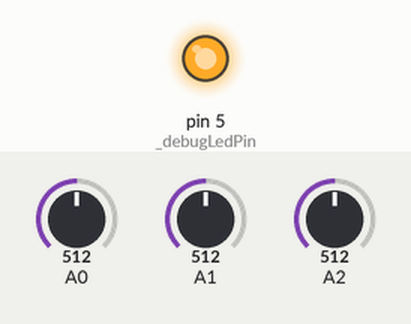
Bench run of a sketch on a simulated Arduino Uno, built with avr-gcc and run on an emulated ATmega328P. Parts: output pins drawn as LEDs (lit = HIGH). Inputs (shaded band) come from the test bench; at power-on: A0 = 512, A1 = 512, A2 = 512. What the sketch prints to the serial monitor is not drawn.

Above: at 0.1 s.
Timing chart, 0 to 1.6 s (numbered marks = the images above):
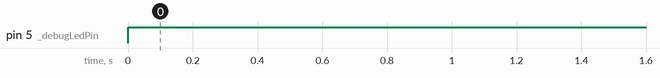

The sketch:

senstat_proto_firmware.ino
```cpp
/*
This is for prototype firmware.
Written by chabashilah.
 */
#define COUNTER_MAX 10000
int _val=0;
int _debugLedPin = 5;
int _send_counter = 0;
char _module_name[] = "test_module";
int _hoge = 0;

//----------------------------------------------------------------------
void setup(){
    //Start Serial Communication
    Serial.begin(115200);
    pinMode(_debugLedPin, OUTPUT);
}
//----------------------------------------------------------------------
void loop(){
    //This part is used for reading GUI controller
    //In next phase, this value gonna be the 3axis acceleration sensor value

    char send_packet[100] = {'\0'};

    snprintf(send_packet, sizeof(send_packet), "%s,%d,%d,%d#",
        _module_name,
        analogRead(2),
	analogRead(1),
	analogRead(0)
    );


    digitalWrite(_debugLedPin, HIGH);
    Serial.write(send_packet);
    delay(2000);

}
//----------------------------------------------------------------------
```

Measured:
- by itself, pin 5 (_debugLedPin): LOW → HIGH at 0.00 s
